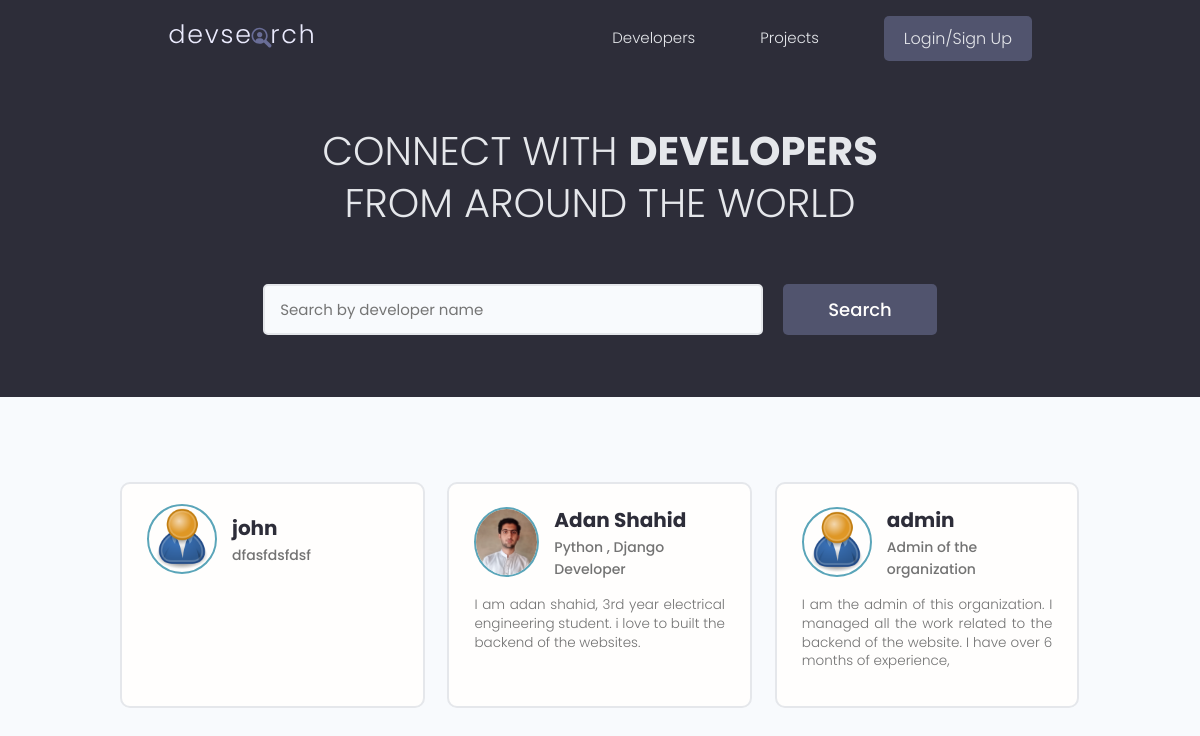
Before: / with the older database file.
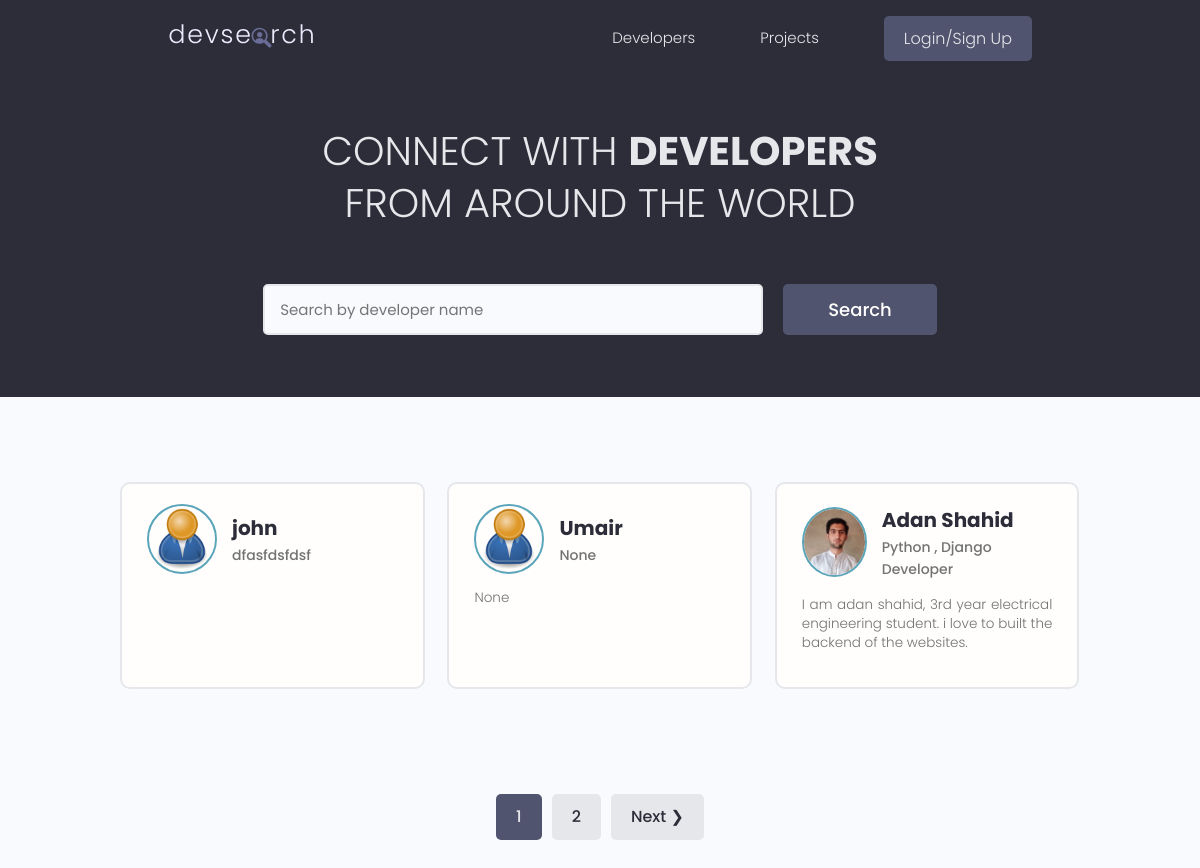
After: the same page with the newer database file.
### users/models.py (models this page shows, shortened)
class Profile(models.Model):
    user = models.OneToOneField(User, on_delete=models.CASCADE, null=True, blank=True)
    username = models.CharField(max_length=200, blank=True, null=True)
    location = models.CharField(max_length=200, blank=True, null=True)
    name = models.CharField(max_length=200, blank=True, null=True)
    email = models.EmailField(max_length=500, blank=True, null=True,)
    short_intro = models.CharField(max_length=200, blank=True, null=True)
    bio = models.TextField(blank=True, null=True)
    profile_image = models.ImageField(null=True, blank=True, upload_to='profiles/', default= "profiles/user-default.png")
    social_github = models.CharField(max_length=200, blank=True, null=True)
    social_twitter = models.CharField(max_length=200, blank=True, null=True)
    social_youtube = models.CharField(max_length=200, blank=True, null=True)
    social_linkedin = models.CharField(max_length=200, blank=True, null=True)
    social_website = models.CharField(max_length=200, blank=True, null=True)
    created = models.DateTimeField(auto_now_add=True)
    id = models.UUIDField(default=uuid.uuid4, unique=True, primary_key=True, editable=False)

### users/views.py (the view)
# urls.py: path('', views.profiles, name="profiles"),
def profiles(request):
    profiles, text = searchProfiles(request)
    custom_range, profiles = paginateProfiles(request, profiles, 3)
    context = {'profiles':profiles,
               'text':text,
               'custom_range':custom_range}
    return render(request, 'users/profiles.html', context)

### users/utils.py (called while the page is built)
def paginateProfiles(request, profiles, results):
    page = request.GET.get('page')
    paginator = Paginator(profiles, results)
    try:
        profiles = paginator.page(page)
    except PageNotAnInteger:
        page = 1
        profiles = paginator.page(page)
    except EmptyPage:
        page = paginator.num_pages
        profiles = paginator.page(page)
    leftIndex = (int(page) - 4)
    if leftIndex < 1:
        leftIndex = 1
    rightIndex = (int(page) + 5)
    if rightIndex > paginator.num_pages:
        rightIndex = paginator.num_pages + 1
    custom_range = range(leftIndex,rightIndex)
    return custom_range, profiles

def searchProfiles(request):
    text = ''
    if request.GET.get('text'):
        text = request.GET.get('text')
    skills = Skill.objects.filter(name__icontains= text) # we querying the skills
    profiles = Profile.objects.distinct().filter(Q(name__icontains=text) |
                                                 Q(short_intro__icontains=text) |
                                                 Q(skill__in= skills))
    return profiles, text

### users/templates/users/profiles.html (shortened to what this page needs)
{% extends 'main.html' %}
{% block content1 %}
<main class="home">
    <section class="hero-section text-center">
      <div class="container container--narrow">
        <div class="hero-section__box">
          <h2>CONNECT WITH <span>DEVELOPERS</span></h2>
          <h2>FROM AROUND THE WORLD</h2>
        </div>
        <div class="hero-section__search">
          <form class="form" action="{% url 'profiles' %}" method="get">
            <div class="form__field">
              <input class="input input--text" id="formInput#search" type="text" name="text"
                value="{{text}}"   placeholder="Search by developer name" />
            </div>
            <input class="btn btn--sub btn--lg" type="submit" value="Search" />
          </form>
        </div>
      </div>
    </section>
    <section class="devlist">
      <div class="container">
        <div class="grid grid--three">
           {% for profile in profiles %}
            <div class="column card">
            <div class="dev">
              <a href="{% url 'user-profile' profile.id %}" class="card__body">
                <div class="dev__profile">
                  <img class="avatar avatar--md" src="{{ profile.profile_image.url }}" alt="image" />
                  <div class="dev__meta">
                    <h3>{{profile.name}}</h3>
                    <h5>{{profile.short_intro|slice:"60"}}</h5>
                  </div>
                </div>
                <p class="dev__info">{{profile.bio|slice:"150"}}</p>
              </a>
            </div>
          </div>
          {% endfor %}
        </div>
      </div>
    </section>
    {% include 'pagination.html' with queryset=profiles custom_range=custom_range %}
  </main>
{% endblock content1 %}

### templates/main.html (shortened to what this page needs)
{% load static %}
<!DOCTYPE html>
<html lang="en">
<head>
    <link rel="stylesheet" href="https://cdn.iconmonstr.com/1.3.0/css/iconmonstr-iconic-font.min.css" />
    <link rel="stylesheet" href="{% static 'uikit/styles/uikit.css' %}" />
    <link rel="stylesheet" href="{% static 'styles/app.css' %}" />
</head>
<body>
    {% include 'navbar.html' %}
    {% block content1 %}{% endblock content1 %}
</body>
</html>

### templates/navbar.html
{% load static %}
<header class="header">
    <div class="container container--narrow">
      <a href="{% url 'profiles' %}" class="header__logo">
        <img src="{% static 'img/logo.svg' %}" alt="DevSearch Logo" />
      </a>
      <nav class="header__nav">
        <ul class="header__menu">
          <li class="header__menuItem"><a href="{% url 'profiles' %}">Developers</a></li>
          <li class="header__menuItem"><a href="{% url 'projects' %}">Projects</a></li>
          {% if request.user.is_authenticated %}
          <li class="header__menuItem"><a href="{% url 'inbox' %}">Inbox</a></li>
          <li class="header__menuItem"><a href="{% url 'account' %}">Account</a></li>
          <li class="header__menuItem"><a href="{% url 'logout' %}" class="btn btn--sub">Logout</a></li>
          {% else %}
          <li class="header__menuItem"><a href="{% url 'login' %}" class="btn btn--sub">Login/Sign Up</a></li>
      {% endif %}
      </nav>
    </div>
  </header>

### templates/pagination.html (shortened to what this page needs)
{% if queryset.has_other_pages %}
  <div class="pagination">
    <ul class="container">
        {% for page in custom_range %}
        {% if page == queryset.number %}
        <li><a href="?page={{page}}" class="btn btn--sub" data-page="{{page}}" >{{page}}</a></li>
        {% else %}
        <li><a href="?page={{page}}" class="btn" data-page="{{page}}" >{{page}}</a></li>
        {% endif  %}
        {% endfor %}
        {% if queryset.has_next %}
        <li><a href="?page={{queryset.next_page_number}}" class="btn" data-page="{{queryset.next_page_number}}" >Next &#10095; </a></li>
        {% endif %}
    </ul>
  </div>
  {% endif %}

### static/styles/app.css (style rules this page uses)
:root { --color-sub: #2d2d39; }
.btn--sub { background-color: var(--color-sub-light); }
.card { border: 2px solid var(--color-light); }
img { width: 100%; }
.header { position: sticky; z-index: 111; background-color: var(--color-sub); padding: 1.5rem 0; }
.header > .container { display: flex; justify-content: space-between; align-items: center; }
.header__logo > img { height: 3.8rem; }
.header__nav > ul { display: inline-flex; align-items: center; list-style: none; gap: 6.5rem; }
.header__menuItem > a { color: var(--color-light); font-weight: 300; }
.hero-section { height: 40vh; display: flex; align-items: center; background-color: var(--color-sub); }
.hero-section__box { margin-bottom: 4rem; }
.hero-section__box > h2, .hero-section__box > h2 > span { font-size: 4rem; color: var(--color-light); line-height: 1.3; text-transform: uppercase; }
.hero-section__box > h2 { font-weight: 300; }
.hero-section__box > h2 > span { font-weight: 700; }
.hero-section__search > .form { display: flex; align-items: center; justify-content: center; gap: 2rem; }
.hero-section__search > .form input.input--text { width: 50rem; }
.devlist { margin-top: 8rem; }
.devlist .grid { align-items: stretch; }
.devlist .dev .dev__profile { display: flex; align-items: center; gap: 1.5rem; }
.devlist .dev .dev__meta h3 { color: var(--color-sub); font-size: 2rem; font-weight: 700; }
.devlist .dev .dev__meta h5 { color: var(--color-text); font-size: 1.4rem; font-weight: 500; }
.devlist .dev .dev__info { margin: 1.5rem 0; font-size: 1.35rem; line-height: 1.4; text-align: justify; }
.pagination { margin-top: 8rem; margin-bottom: 10rem; }
.pagination > ul { flex-wrap: wrap; list-style: none; display: flex; align-items: center; justify-content: center; gap: 1rem; }
.pagination .btn { color: var(--color-sub); }
.pagination .btn.btn--sub { color: var(--color-light); }

### static/uikit/styles/modules/_variables.css (style rules this page uses)
:root { --color-main: #5aa5b9; --color-main-light: #e6faff; --color-sub: #3f4156; --color-sub-light: #51546e; --color-sub-lighter: #ededfd; --color-text: #737373; --color-gray: #8b8b8b; --color-light: #e5e7eb; --color-light-gray: #767676; --color-bg: #f8fafd; --color-white: #fffefd; --color-white-light: #f3f3f3; --color-success: #359e64; --color-success-bg: #def8e8; --color-error: #fc4b0b; --color-error-bg: #fff2ee; --font-base: 'Poppins', arial, helvetica, 'Segoe UI', roboto, ubuntu, sans-serif; --font-monospace: 'Fira Code', 'Courier New', courier, monospace; --font-regular: 300; --font-medium: 500; --font-bold: 700; --generic-shadow: 1px 1px 5px #00000010; --generic-transition: all 0.3s ease-in-out; }

### static/uikit/styles/modules/_base.css (style rules this page uses)
* { margin: 0; padding: 0; box-sizing: border-box; text-rendering: optimizeLegibility; color: inherit; font-size: inherit; }
html { font-size: 50%; }
@media only screen and (min-width: 480px) { html { font-size: 56.25%; } }
@media only screen and (min-width: 1200px) { html { font-size: 62.5%; } }
body { line-height: 1.6; font-weight: 400; font-size: 1.5rem; color: var(--color-text); background-color: var(--color-bg); min-height: 100vh; }

### static/uikit/styles/modules/_typography.css (style rules this page uses)
* { font-family: var(--font-base); }
h2 { font-size: 3.6rem; font-weight: var(--font-bold); }
h3 { font-size: 3.2rem; font-weight: var(--font-medium); }
h5 { font-size: 2.4rem; font-weight: var(--font-medium); }
h5, h6 { font-weight: var(--font-regular); }
p, span, strong { font-size: 1.6rem; color: var(--color-text); font-weight: var(--font-regular); }
a { padding-bottom: 2px; text-decoration: none; display: inline-block; color: var(--color-main); font-weight: var(--font-medium); }

### static/uikit/styles/modules/_utilities.css (style rules this page uses)
.container { width: 92%; max-width: 165rem; margin: 0 auto; box-sizing: border-box; }
.container--narrow { width: 92%; max-width: 120rem; }
@media screen and (min-width: 1000px) { .container { width: 90%; } }
@media screen and (min-width: 1000px) { .container--narrow { width: 85%; } }
@media screen and (min-width: 1200px) { .container { width: 80%; } }
@media screen and (min-width: 1200px) { .container--narrow { width: 72%; } }
.text-center { text-align: center; }

### static/uikit/styles/modules/_avatar.css (style rules this page uses)
.avatar { border-radius: 50%; border: 2px solid var(--color-main); object-fit: cover; }
.avatar--md { height: 7rem; width: 7rem; }

### static/uikit/styles/modules/_card.css (style rules this page uses)
.card { border-radius: 1rem; background-color: var(--color-white); border: 1.5px solid var(--color-light); width: auto; height: auto; margin-top: 0.5rem; margin-bottom: 0.5rem; overflow: hidden; }
.card__body, .card__header { padding: 2rem 2.5rem; }

Changed rows visible on the page:
no longer on this page (row unchanged): Profile: profile_image (placeholder picture), name "admin", short_intro "Admin of the organization", bio "I am the admin of this organization. I managed all the work related to the backend of the website. I have over 6 months of experience,"
added Profile: profile_image (placeholder picture), name "Umair", short_intro "None", bio "None"
Other visible differences:
new list line: "1"
new list line: "2"
text now shown: "Next ❯"
